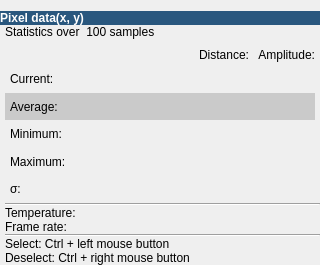
<?xml version="1.0" encoding="UTF-8"?>
<ui version="4.0">
 <class>WidgetInfo</class>
 <widget class="QWidget" name="WidgetInfo">
  <property name="geometry">
   <rect>
    <x>0</x>
    <y>0</y>
    <width>320</width>
    <height>265</height>
   </rect>
  </property>
  <property name="windowTitle">
   <string>Info</string>
  </property>
  <layout class="QGridLayout" name="gridLayout">
   <property name="leftMargin">
    <number>0</number>
   </property>
   <property name="rightMargin">
    <number>0</number>
   </property>
   <property name="bottomMargin">
    <number>0</number>
   </property>
   <property name="spacing">
    <number>0</number>
   </property>
   <item row="0" column="0">
    <widget class="QLabel" name="labelHeader">
     <property name="font">
      <font>
       <family>Arial</family>
       <pointsize>9</pointsize>
       <weight>75</weight>
       <bold>true</bold>
      </font>
     </property>
     <property name="styleSheet">
      <string notr="true">background-color:rgb(41, 87, 126);
color:rgb(255, 255, 255);</string>
     </property>
     <property name="text">
      <string>Pixel data(x, y)</string>
     </property>
     <property name="margin">
      <number>5</number>
     </property>
    </widget>
   </item>
   <item row="3" column="0">
    <spacer name="verticalSpacer_2">
     <property name="orientation">
      <enum>Qt::Vertical</enum>
     </property>
     <property name="sizeHint" stdset="0">
      <size>
       <width>20</width>
       <height>0</height>
      </size>
     </property>
    </spacer>
   </item>
   <item row="1" column="0">
    <widget class="QWidget" name="widget_2" native="true">
     <property name="sizePolicy">
      <sizepolicy hsizetype="Preferred" vsizetype="Preferred">
       <horstretch>1</horstretch>
       <verstretch>1</verstretch>
      </sizepolicy>
     </property>
     <layout class="QGridLayout" name="gridLayout_5">
      <property name="leftMargin">
       <number>5</number>
      </property>
      <property name="topMargin">
       <number>0</number>
      </property>
      <property name="rightMargin">
       <number>5</number>
      </property>
      <property name="bottomMargin">
       <number>0</number>
      </property>
      <property name="spacing">
       <number>0</number>
      </property>
      <item row="0" column="0">
       <widget class="QWidget" name="widget_6" native="true">
        <layout class="QGridLayout" name="gridLayout_11">
         <property name="leftMargin">
          <number>0</number>
         </property>
         <property name="topMargin">
          <number>0</number>
         </property>
         <property name="rightMargin">
          <number>0</number>
         </property>
         <property name="bottomMargin">
          <number>0</number>
         </property>
         <property name="spacing">
          <number>0</number>
         </property>
         <item row="1" column="0">
          <widget class="QWidget" name="widget_3" native="true">
           <property name="styleSheet">
            <string notr="true"/>
           </property>
           <layout class="QGridLayout" name="gridLayout_2" rowstretch="0">
            <property name="leftMargin">
             <number>5</number>
            </property>
            <property name="topMargin">
             <number>0</number>
            </property>
            <property name="rightMargin">
             <number>0</number>
            </property>
            <property name="bottomMargin">
             <number>0</number>
            </property>
            <property name="horizontalSpacing">
             <number>6</number>
            </property>
            <item row="0" column="2">
             <widget class="QLabel" name="labelCurrentLeft">
              <property name="minimumSize">
               <size>
                <width>60</width>
                <height>0</height>
               </size>
              </property>
              <property name="maximumSize">
               <size>
                <width>16777215</width>
                <height>16777215</height>
               </size>
              </property>
              <property name="text">
               <string/>
              </property>
              <property name="alignment">
               <set>Qt::AlignRight|Qt::AlignTrailing|Qt::AlignVCenter</set>
              </property>
             </widget>
            </item>
            <item row="0" column="0">
             <widget class="QLabel" name="lCurrentTitle">
              <property name="sizePolicy">
               <sizepolicy hsizetype="Preferred" vsizetype="Preferred">
                <horstretch>0</horstretch>
                <verstretch>0</verstretch>
               </sizepolicy>
              </property>
              <property name="minimumSize">
               <size>
                <width>0</width>
                <height>0</height>
               </size>
              </property>
              <property name="maximumSize">
               <size>
                <width>16777215</width>
                <height>16777215</height>
               </size>
              </property>
              <property name="text">
               <string>Current:</string>
              </property>
             </widget>
            </item>
            <item row="0" column="3">
             <widget class="QLabel" name="labelCurrentRight">
              <property name="minimumSize">
               <size>
                <width>60</width>
                <height>0</height>
               </size>
              </property>
              <property name="maximumSize">
               <size>
                <width>16777215</width>
                <height>16777215</height>
               </size>
              </property>
              <property name="text">
               <string/>
              </property>
              <property name="alignment">
               <set>Qt::AlignRight|Qt::AlignTrailing|Qt::AlignVCenter</set>
              </property>
             </widget>
            </item>
            <item row="0" column="1">
             <spacer name="horizontalSpacer_3">
              <property name="orientation">
               <enum>Qt::Horizontal</enum>
              </property>
              <property name="sizeHint" stdset="0">
               <size>
                <width>40</width>
                <height>20</height>
               </size>
              </property>
             </spacer>
            </item>
           </layout>
          </widget>
         </item>
         <item row="4" column="0">
          <widget class="QWidget" name="widget_4" native="true">
           <layout class="QGridLayout" name="gridLayout_3">
            <property name="leftMargin">
             <number>5</number>
            </property>
            <property name="topMargin">
             <number>0</number>
            </property>
            <property name="rightMargin">
             <number>0</number>
            </property>
            <property name="bottomMargin">
             <number>0</number>
            </property>
            <item row="0" column="3">
             <widget class="QLabel" name="labelMinimumRight">
              <property name="minimumSize">
               <size>
                <width>60</width>
                <height>0</height>
               </size>
              </property>
              <property name="maximumSize">
               <size>
                <width>16777215</width>
                <height>16777215</height>
               </size>
              </property>
              <property name="text">
               <string/>
              </property>
              <property name="alignment">
               <set>Qt::AlignRight|Qt::AlignTrailing|Qt::AlignVCenter</set>
              </property>
             </widget>
            </item>
            <item row="0" column="0">
             <widget class="QLabel" name="lMinTitle">
              <property name="sizePolicy">
               <sizepolicy hsizetype="Preferred" vsizetype="Preferred">
                <horstretch>0</horstretch>
                <verstretch>0</verstretch>
               </sizepolicy>
              </property>
              <property name="minimumSize">
               <size>
                <width>50</width>
                <height>0</height>
               </size>
              </property>
              <property name="maximumSize">
               <size>
                <width>16777215</width>
                <height>16777215</height>
               </size>
              </property>
              <property name="text">
               <string>Minimum:</string>
              </property>
             </widget>
            </item>
            <item row="0" column="2">
             <widget class="QLabel" name="labelMinimumLeft">
              <property name="minimumSize">
               <size>
                <width>60</width>
                <height>0</height>
               </size>
              </property>
              <property name="maximumSize">
               <size>
                <width>16777215</width>
                <height>16777215</height>
               </size>
              </property>
              <property name="text">
               <string/>
              </property>
              <property name="alignment">
               <set>Qt::AlignRight|Qt::AlignTrailing|Qt::AlignVCenter</set>
              </property>
             </widget>
            </item>
            <item row="0" column="1">
             <spacer name="horizontalSpacer_5">
              <property name="orientation">
               <enum>Qt::Horizontal</enum>
              </property>
              <property name="sizeHint" stdset="0">
               <size>
                <width>40</width>
                <height>20</height>
               </size>
              </property>
             </spacer>
            </item>
           </layout>
          </widget>
         </item>
         <item row="5" column="0">
          <widget class="QWidget" name="widget_5" native="true">
           <layout class="QGridLayout" name="gridLayout_4">
            <property name="leftMargin">
             <number>5</number>
            </property>
            <property name="topMargin">
             <number>0</number>
            </property>
            <property name="rightMargin">
             <number>0</number>
            </property>
            <property name="bottomMargin">
             <number>0</number>
            </property>
            <item row="0" column="3">
             <widget class="QLabel" name="labelMaximumRight">
              <property name="minimumSize">
               <size>
                <width>60</width>
                <height>0</height>
               </size>
              </property>
              <property name="maximumSize">
               <size>
                <width>16777215</width>
                <height>16777215</height>
               </size>
              </property>
              <property name="text">
               <string/>
              </property>
              <property name="alignment">
               <set>Qt::AlignRight|Qt::AlignTrailing|Qt::AlignVCenter</set>
              </property>
             </widget>
            </item>
            <item row="0" column="0">
             <widget class="QLabel" name="lMaxTitle">
              <property name="sizePolicy">
               <sizepolicy hsizetype="Preferred" vsizetype="Preferred">
                <horstretch>0</horstretch>
                <verstretch>0</verstretch>
               </sizepolicy>
              </property>
              <property name="minimumSize">
               <size>
                <width>0</width>
                <height>0</height>
               </size>
              </property>
              <property name="maximumSize">
               <size>
                <width>16777215</width>
                <height>16777215</height>
               </size>
              </property>
              <property name="text">
               <string>Maximum:</string>
              </property>
             </widget>
            </item>
            <item row="0" column="2">
             <widget class="QLabel" name="labelMaximumLeft">
              <property name="minimumSize">
               <size>
                <width>60</width>
                <height>0</height>
               </size>
              </property>
              <property name="maximumSize">
               <size>
                <width>16777215</width>
                <height>16777215</height>
               </size>
              </property>
              <property name="text">
               <string/>
              </property>
              <property name="alignment">
               <set>Qt::AlignRight|Qt::AlignTrailing|Qt::AlignVCenter</set>
              </property>
             </widget>
            </item>
            <item row="0" column="1">
             <spacer name="horizontalSpacer_4">
              <property name="orientation">
               <enum>Qt::Horizontal</enum>
              </property>
              <property name="sizeHint" stdset="0">
               <size>
                <width>40</width>
                <height>20</height>
               </size>
              </property>
             </spacer>
            </item>
           </layout>
          </widget>
         </item>
         <item row="2" column="0">
          <widget class="QWidget" name="widget_12" native="true">
           <property name="styleSheet">
            <string notr="true">background-color:rgb(202,202,202)</string>
           </property>
           <layout class="QGridLayout" name="gridLayout_13">
            <property name="leftMargin">
             <number>5</number>
            </property>
            <property name="topMargin">
             <number>0</number>
            </property>
            <property name="rightMargin">
             <number>0</number>
            </property>
            <property name="bottomMargin">
             <number>0</number>
            </property>
            <item row="0" column="3">
             <widget class="QLabel" name="labelAverageRight">
              <property name="minimumSize">
               <size>
                <width>60</width>
                <height>0</height>
               </size>
              </property>
              <property name="maximumSize">
               <size>
                <width>16777215</width>
                <height>16777215</height>
               </size>
              </property>
              <property name="text">
               <string/>
              </property>
              <property name="alignment">
               <set>Qt::AlignRight|Qt::AlignTrailing|Qt::AlignVCenter</set>
              </property>
             </widget>
            </item>
            <item row="0" column="0">
             <widget class="QLabel" name="lAverageTitle">
              <property name="sizePolicy">
               <sizepolicy hsizetype="Preferred" vsizetype="Preferred">
                <horstretch>0</horstretch>
                <verstretch>0</verstretch>
               </sizepolicy>
              </property>
              <property name="minimumSize">
               <size>
                <width>0</width>
                <height>0</height>
               </size>
              </property>
              <property name="maximumSize">
               <size>
                <width>16777215</width>
                <height>16777215</height>
               </size>
              </property>
              <property name="text">
               <string>Average:</string>
              </property>
             </widget>
            </item>
            <item row="0" column="2">
             <widget class="QLabel" name="labelAverageLeft">
              <property name="minimumSize">
               <size>
                <width>60</width>
                <height>0</height>
               </size>
              </property>
              <property name="maximumSize">
               <size>
                <width>16777215</width>
                <height>16777215</height>
               </size>
              </property>
              <property name="text">
               <string/>
              </property>
              <property name="alignment">
               <set>Qt::AlignRight|Qt::AlignTrailing|Qt::AlignVCenter</set>
              </property>
             </widget>
            </item>
            <item row="0" column="1">
             <spacer name="horizontalSpacer_6">
              <property name="orientation">
               <enum>Qt::Horizontal</enum>
              </property>
              <property name="sizeHint" stdset="0">
               <size>
                <width>40</width>
                <height>20</height>
               </size>
              </property>
             </spacer>
            </item>
           </layout>
          </widget>
         </item>
         <item row="0" column="0">
          <widget class="QWidget" name="widget_7" native="true">
           <layout class="QGridLayout" name="gridLayout_6">
            <property name="leftMargin">
             <number>0</number>
            </property>
            <property name="topMargin">
             <number>0</number>
            </property>
            <property name="rightMargin">
             <number>0</number>
            </property>
            <property name="bottomMargin">
             <number>0</number>
            </property>
            <property name="horizontalSpacing">
             <number>6</number>
            </property>
            <item row="1" column="0">
             <spacer name="horizontalSpacer_8">
              <property name="orientation">
               <enum>Qt::Horizontal</enum>
              </property>
              <property name="sizeType">
               <enum>QSizePolicy::Expanding</enum>
              </property>
              <property name="sizeHint" stdset="0">
               <size>
                <width>40</width>
                <height>20</height>
               </size>
              </property>
             </spacer>
            </item>
            <item row="1" column="2">
             <widget class="QLabel" name="labelNameRight">
              <property name="minimumSize">
               <size>
                <width>60</width>
                <height>0</height>
               </size>
              </property>
              <property name="maximumSize">
               <size>
                <width>16777215</width>
                <height>16777215</height>
               </size>
              </property>
              <property name="text">
               <string>Amplitude:</string>
              </property>
              <property name="alignment">
               <set>Qt::AlignRight|Qt::AlignTrailing|Qt::AlignVCenter</set>
              </property>
             </widget>
            </item>
            <item row="1" column="1">
             <widget class="QLabel" name="labelNameLeft">
              <property name="minimumSize">
               <size>
                <width>60</width>
                <height>0</height>
               </size>
              </property>
              <property name="maximumSize">
               <size>
                <width>16777215</width>
                <height>16777215</height>
               </size>
              </property>
              <property name="text">
               <string>Distance:</string>
              </property>
              <property name="alignment">
               <set>Qt::AlignRight|Qt::AlignTrailing|Qt::AlignVCenter</set>
              </property>
             </widget>
            </item>
            <item row="0" column="0">
             <widget class="QLabel" name="labelStatistics">
              <property name="text">
               <string>Statistics over  100 samples</string>
              </property>
             </widget>
            </item>
           </layout>
          </widget>
         </item>
         <item row="6" column="0">
          <widget class="QWidget" name="widget_8" native="true">
           <property name="styleSheet">
            <string notr="true"/>
           </property>
           <layout class="QGridLayout" name="gridLayout_7">
            <property name="leftMargin">
             <number>5</number>
            </property>
            <property name="topMargin">
             <number>0</number>
            </property>
            <property name="rightMargin">
             <number>0</number>
            </property>
            <property name="bottomMargin">
             <number>0</number>
            </property>
            <item row="0" column="2">
             <widget class="QLabel" name="labelVariationLeft">
              <property name="sizePolicy">
               <sizepolicy hsizetype="Preferred" vsizetype="Preferred">
                <horstretch>0</horstretch>
                <verstretch>0</verstretch>
               </sizepolicy>
              </property>
              <property name="minimumSize">
               <size>
                <width>60</width>
                <height>0</height>
               </size>
              </property>
              <property name="maximumSize">
               <size>
                <width>16777215</width>
                <height>16777215</height>
               </size>
              </property>
              <property name="text">
               <string/>
              </property>
              <property name="alignment">
               <set>Qt::AlignRight|Qt::AlignTrailing|Qt::AlignVCenter</set>
              </property>
             </widget>
            </item>
            <item row="0" column="3">
             <widget class="QLabel" name="labelVariationRight">
              <property name="sizePolicy">
               <sizepolicy hsizetype="Preferred" vsizetype="Preferred">
                <horstretch>0</horstretch>
                <verstretch>0</verstretch>
               </sizepolicy>
              </property>
              <property name="minimumSize">
               <size>
                <width>60</width>
                <height>0</height>
               </size>
              </property>
              <property name="maximumSize">
               <size>
                <width>16777215</width>
                <height>16777215</height>
               </size>
              </property>
              <property name="text">
               <string/>
              </property>
              <property name="alignment">
               <set>Qt::AlignRight|Qt::AlignTrailing|Qt::AlignVCenter</set>
              </property>
             </widget>
            </item>
            <item row="0" column="1">
             <spacer name="horizontalSpacer_9">
              <property name="orientation">
               <enum>Qt::Horizontal</enum>
              </property>
              <property name="sizeHint" stdset="0">
               <size>
                <width>40</width>
                <height>20</height>
               </size>
              </property>
             </spacer>
            </item>
            <item row="0" column="0">
             <widget class="QLabel" name="lDistanceVariationTitle">
              <property name="minimumSize">
               <size>
                <width>50</width>
                <height>0</height>
               </size>
              </property>
              <property name="maximumSize">
               <size>
                <width>50</width>
                <height>16777215</height>
               </size>
              </property>
              <property name="toolTip">
               <string>&lt;html&gt;&lt;head/&gt;&lt;body&gt;&lt;p&gt;&lt;span style=&quot; font-size:10pt;&quot;&gt;Standart deviation from 100 values&lt;/span&gt;&lt;/p&gt;&lt;/body&gt;&lt;/html&gt;</string>
              </property>
              <property name="text">
               <string>σ:</string>
              </property>
             </widget>
            </item>
           </layout>
          </widget>
         </item>
        </layout>
       </widget>
      </item>
     </layout>
    </widget>
   </item>
   <item row="4" column="0">
    <widget class="QWidget" name="widget" native="true">
     <layout class="QGridLayout" name="gridLayout_8">
      <property name="leftMargin">
       <number>5</number>
      </property>
      <property name="topMargin">
       <number>0</number>
      </property>
      <property name="rightMargin">
       <number>0</number>
      </property>
      <property name="bottomMargin">
       <number>0</number>
      </property>
      <property name="spacing">
       <number>0</number>
      </property>
      <item row="2" column="0">
       <widget class="QLabel" name="labelFrameRate">
        <property name="text">
         <string>Frame rate:</string>
        </property>
       </widget>
      </item>
      <item row="4" column="0">
       <widget class="QLabel" name="labelSelect">
        <property name="text">
         <string>Select: Ctrl + left mouse button</string>
        </property>
       </widget>
      </item>
      <item row="0" column="0">
       <widget class="Line" name="lineH">
        <property name="orientation">
         <enum>Qt::Horizontal</enum>
        </property>
       </widget>
      </item>
      <item row="5" column="0">
       <widget class="QLabel" name="labelReset">
        <property name="sizePolicy">
         <sizepolicy hsizetype="MinimumExpanding" vsizetype="Preferred">
          <horstretch>0</horstretch>
          <verstretch>0</verstretch>
         </sizepolicy>
        </property>
        <property name="text">
         <string>Deselect: Ctrl + right mouse button</string>
        </property>
       </widget>
      </item>
      <item row="1" column="0">
       <widget class="QLabel" name="labelTemperature">
        <property name="text">
         <string>Temperature:</string>
        </property>
       </widget>
      </item>
      <item row="3" column="0">
       <widget class="Line" name="line">
        <property name="orientation">
         <enum>Qt::Horizontal</enum>
        </property>
       </widget>
      </item>
     </layout>
    </widget>
   </item>
  </layout>
 </widget>
 <resources/>
 <connections/>
</ui>
